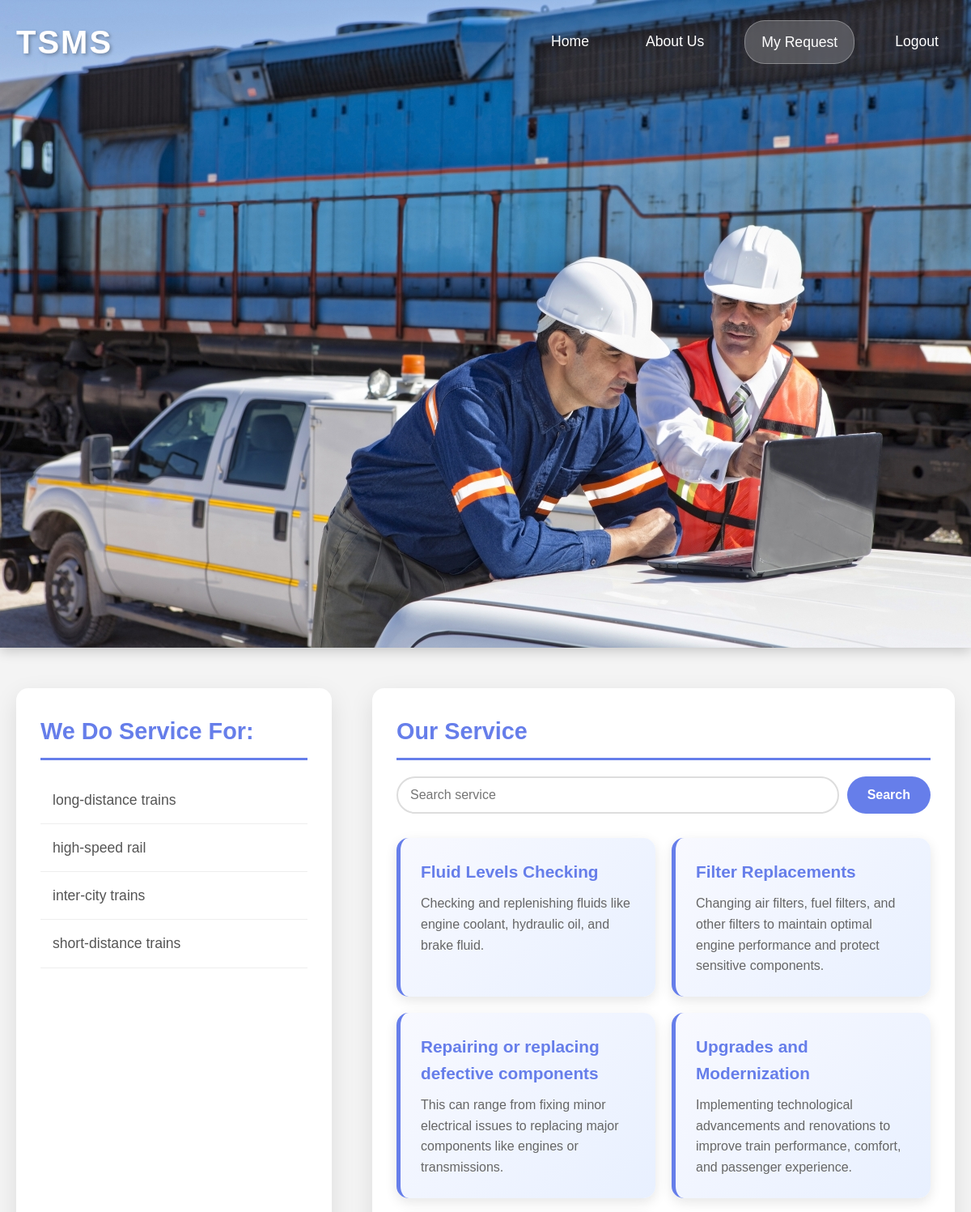
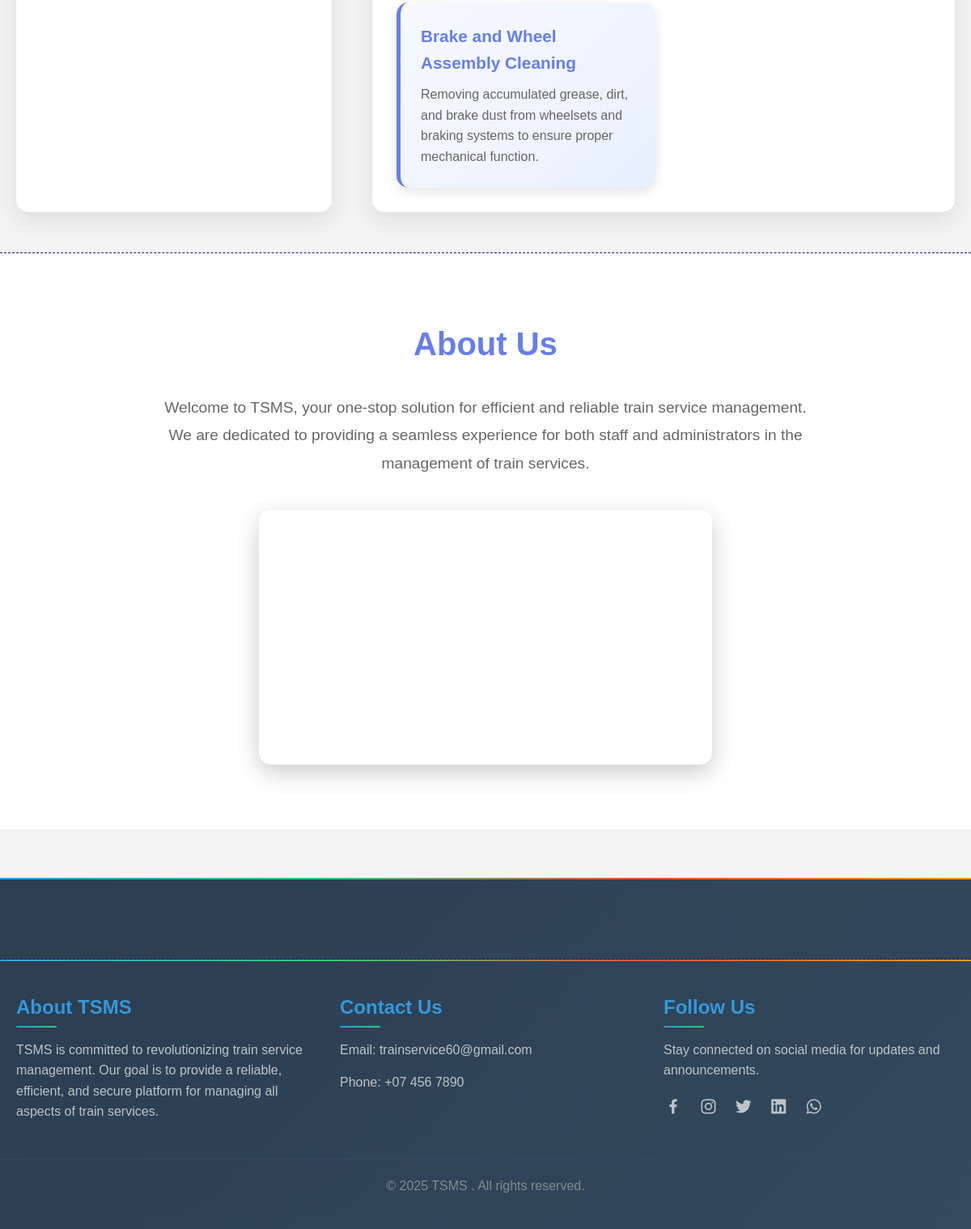
Screenshot of /train1_old/staff-homepage.php (signed in) with the database file from the repository (2 pictures, top to bottom).
### tables this page shows
CREATE TABLE `categories` (
  `id` int(30) NOT NULL,
  `category` varchar(250) NOT NULL,
  `status` tinyint(1) NOT NULL DEFAULT 1,
  `date_created` datetime NOT NULL DEFAULT current_timestamp()
);

CREATE TABLE `service_list` (
  `id` int(30) NOT NULL,
  `service` text NOT NULL,
  `description` text NOT NULL,
  `status` tinyint(4) NOT NULL DEFAULT 1,
  `date_created` datetime NOT NULL DEFAULT current_timestamp()
);

### train1_old/staff-homepage.php (the view, shortened to what this page needs)
<?php
include 'config.php';
$loggedInUserId = $_SESSION['user_id'];
function getCategories($pdo) {
    $query = "SELECT * FROM categories WHERE status = 1";
    $stmt = $pdo->query($query);
    return $stmt->fetchAll(PDO::FETCH_ASSOC);
}
function getServices($pdo, $search = null) {
    $query = "SELECT * FROM service_list WHERE status = 1";
    $stmt = $pdo->prepare($query);
    $stmt->execute();
    return $stmt->fetchAll(PDO::FETCH_ASSOC);
}
$categories = getCategories($pdo);
$services = getServices($pdo);
?>
<!DOCTYPE html>
<html lang="en">
<head>
    <link rel="stylesheet" href="css/staff/homepage.css">
    <link rel="stylesheet" href="https://cdnjs.cloudflare.com/ajax/libs/font-awesome/5.15.4/css/all.min.css" />
    <link href='https://unpkg.com/boxicons@2.0.7/css/boxicons.min.css' rel='stylesheet'>
</head>
<body>
    <div class="background-container">
        <div class="title-container">
            <h1>TSMS</h1>
            <nav>
                <a href="staff-homepage.php?userId=<?php echo $loggedInUserId; ?>">Home</a>
                <a href="#" onclick="scrollToSection('about')">About Us</a>
                <a href="view-requests.php?userId=<?php echo $loggedInUserId; ?>" id="myRequestBtn">My Request</a>
                <a href="#" onclick="confirmLogout()">Logout</a>
            </nav>
        </div>
        <h2 class="center-title">Train Service Maintenance System For Maintenance Report Crew
        <div class="button-container">
            <button class="send-request-btn" onclick="openModal()">Service Request</button>
        </div>
    </div>
    <div class="main-container">
        <div class="left-container">
            <h2>We Do Service For:</h2>
            <table>
                <tbody>
                <?php foreach ($categories as $category) : ?>
                    <tr>
                        <td><?php echo htmlspecialchars($category['category']); ?></td>
                    </tr>
                <?php endforeach; ?>
                </tbody>
            </table>
        </div>
        <div class="right-container">
            <h2>Our Service</h2>
            <form method="get" class="search-bar" id="searchForm">
                <input type="text" name="search" placeholder="Search service" value="<?php echo isset($_GET['search']) ? htmlspecialchars($_GET['search']) : ''; ?>">
                <button type="submit" name="searchBtn">Search</button>
            </form>
            <div class="service-boxes">
                <?php
                if (isset($_GET['search'])) {
                    if (empty($services)) {
                        echo '<p style="color: red; text-align: right; margin-left: 40%;">No results found.</p>';
                    } else {
                        foreach ($services as $service) {
                            echo '<div class="service-box">';
                            echo '<h3>' . htmlspecialchars($service['service']) . '</h3>';
                            echo '<p>' . htmlspecialchars($service['description']) . '</p>';
                            echo '</div>';
                        }
                    }
                } else {
                    foreach ($services as $service) {
                        echo '<div class="service-box">';
                        echo '<h3>' . htmlspecialchars($service['service']) . '</h3>';
                        echo '<p>' . htmlspecialchars($service['description']) . '</p>';
                        echo '</div>';
                    }
                }
                ?>
            </div>
        </div>
    </div>
    <section class="about-container" id="about" style="border-top: 1px dashed midnightblue;">
        <h2>About Us</h2>
        <p>
            Welcome to TSMS, your one-stop solution for efficient and reliable train service management. We are dedicated to providing a seamless experience for both staff and administrators in the management of train services.
        </p>
        <div class="video-con">
            <iframe width="560" height="315" src="https://www.youtube.com/embed/kQ-dTdOl2WE" frameborder="0" allowfullscreen></iframe>
        </div>
    </section>
    <footer style="background-color: azure;">
    <footer style="border-top: 1px dashed midnightblue;" >
        <div class="footer-content">
            <div class="footer-section about">
                <h2>About TSMS</h2>
                <p>
                    TSMS is committed to revolutionizing train service management. Our goal is to provide a reliable, efficient, and secure platform for managing all aspects of train services.
                </p>
            </div>
            <div class="footer-section contact">
                <h2>Contact Us</h2>
                <p>Email: trainservice60@gmail.com</p>
                <p>Phone: +07 456 7890</p>
            </div>
            <div class="footer-section social">
                <h2>Follow Us</h2>
                <p>Stay connected on social media for updates and announcements.</p>
                <a href="https://web.facebook.com/?_rdc=1&_rdr"><i class='bx bxl-facebook'></i></a>
                <a href="https://www.instagram.com/"><i class='bx bxl-instagram' ></i></a>
                <a href="https://twitter.com/?lang=en"><i class='bx bxl-twitter' ></i></a>
                <a href="https://www.linkedin.com/"><i class='bx bxl-linkedin-square' s></i></a>
                <a href="https://www.whatsapp.com/"><i class='bx bxl-whatsapp' ></i></a>
            </div>
        </div>
        <div class="footer-bottom">
            <p>&copy; 2025 TSMS . All rights reserved.</p>
        </div>
    </footer>
</body>
</html>

### rows the page displays
categories: category "long-distance trains"
categories: category "high-speed rail"
categories: category "inter-city trains"
categories: category "short-distance trains"
service_list: service "Fluid Levels Checking", description "Checking and replenishing fluids like engine coolant, hydraulic oil, and brake fluid."
service_list: service "Filter Replacements", description "Changing air filters, fuel filters, and other filters to maintain optimal engine performance and protect sensitive components."
service_list: service "Repairing or replacing defective components", description "This can range from fixing minor electrical issues to replacing major components like engines or transmissions."
service_list: service "Upgrades and Modernization", description "Implementing technological advancements and renovations to improve train performance, comfort, and passenger experience."
service_list: service "Brake and Wheel Assembly Cleaning", description "Removing accumulated grease, dirt, and brake dust from wheelsets and braking systems to ensure proper mechanical function."
